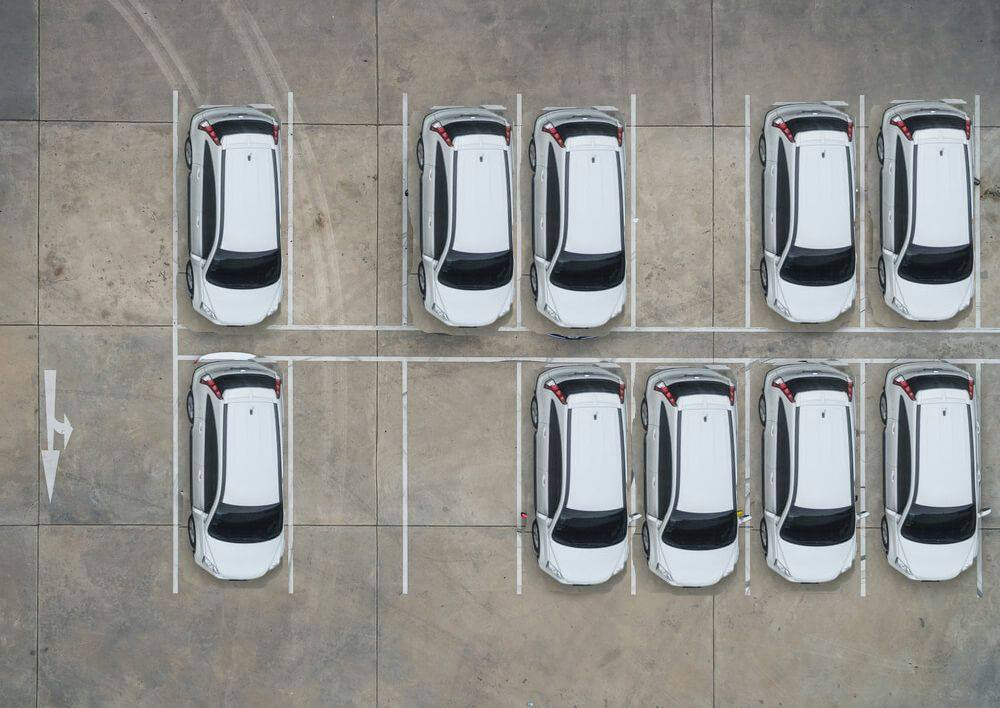
#> input picture resources/1.jpg, 1000 x 708 px
$ python -i imgtransform.py   (imports and definitions only)
#> lines starting #> are read from the running program, lines starting #| are printed output that depends on the picture; after the words box and inside, x2 and y2 are one past the last pixel; in counts of white or black regions, pixels touching at a corner belong together
import cv2
import numpy as np

def transform_img(path):
    # read image with opencv
#> called with path = 'resources/1.jpg'
    img = cv2.imread(path)
#> img is the input picture: shape (708, 1000, 3); mean B, G, R 141.3, 144.7, 145.2

    # get height and width
    height, width, _ = img.shape
#> height = 708; width = 1000

    # convert to grayscale
    gray_image = cv2.cvtColor(img, cv2.COLOR_BGR2GRAY)

    #cv2.imshow('color_image',img)

    # subtract asphalt color and take absolute value
    absimg = cv2.absdiff(gray_image, 145)
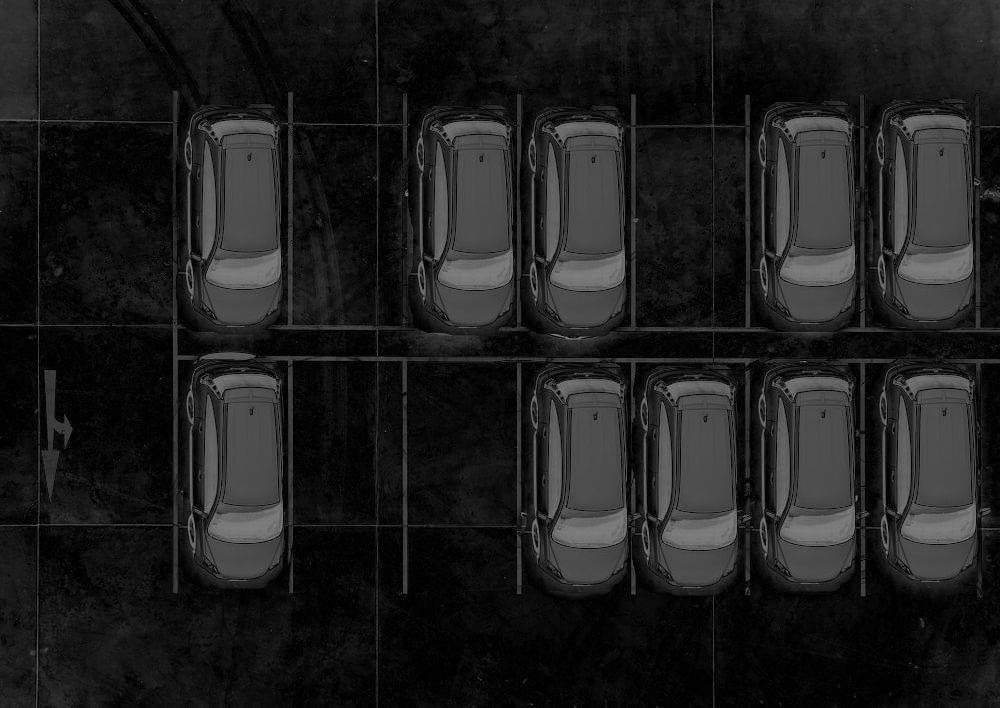
#> absimg: shape (708, 1000); min 0, max 144, mean 30.4
    #cv2.imshow('absimg',absimg)

    # Otsu binarization
    ret, bimg = cv2.threshold(absimg, 0, 255, cv2.THRESH_BINARY+cv2.THRESH_OTSU)
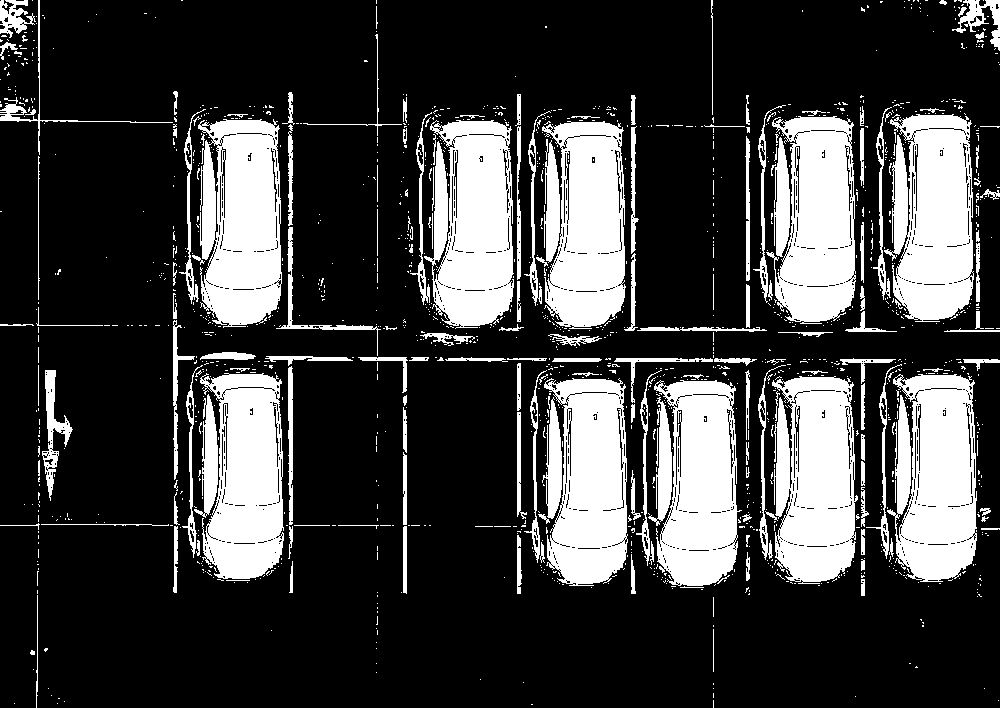
#> bimg: shape (708, 1000); 24.5% white; 1431 white regions (1256 under 20 px), largest, box (x1, y1, x2, y2) and area: (887, 374, 977, 582) 14267, (884, 114, 974, 322) 14240, (198, 119, 282, 328) 14240
#> ret = 46
    #cv2.imshow('bimg',bimg)
    print(ret)
#| 46.0

    # define kernel for convolution
    kernel = np.ones((5,5),np.uint8)

    # morphological operations to reduce noise
    opening = cv2.morphologyEx(bimg, cv2.MORPH_OPEN, kernel)
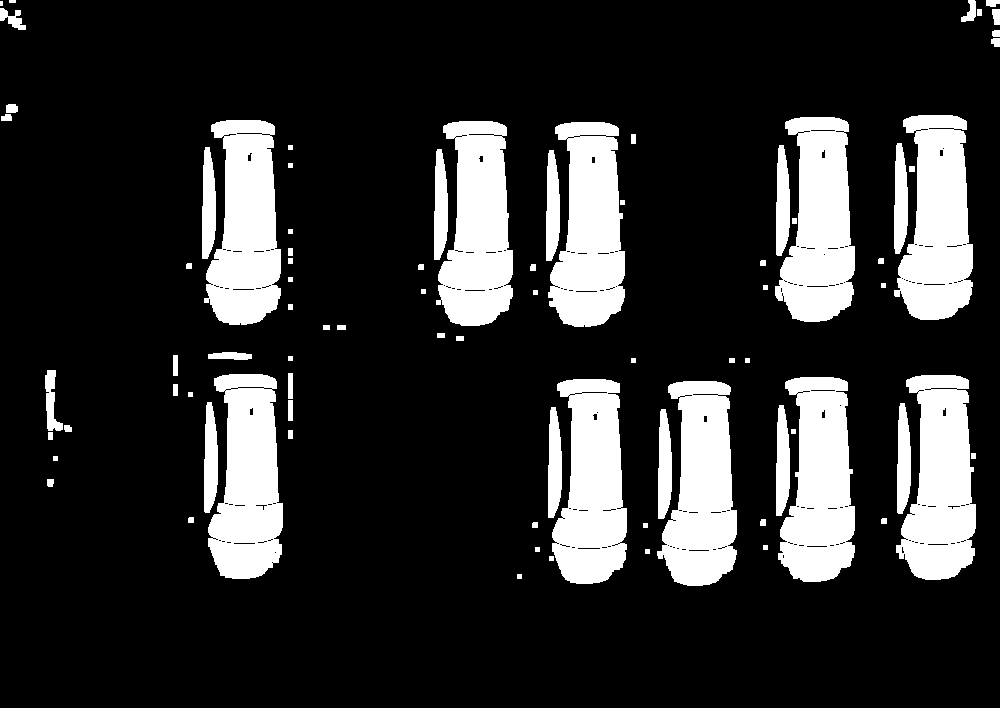
#> opening: shape (708, 1000); 18.4% white; 83 white regions (1 under 20 px), largest, box (x1, y1, x2, y2) and area: (778, 377, 855, 582) 11470, (775, 117, 855, 322) 11464, (548, 122, 625, 327) 11454
    closing = cv2.morphologyEx(opening, cv2.MORPH_CLOSE, kernel)
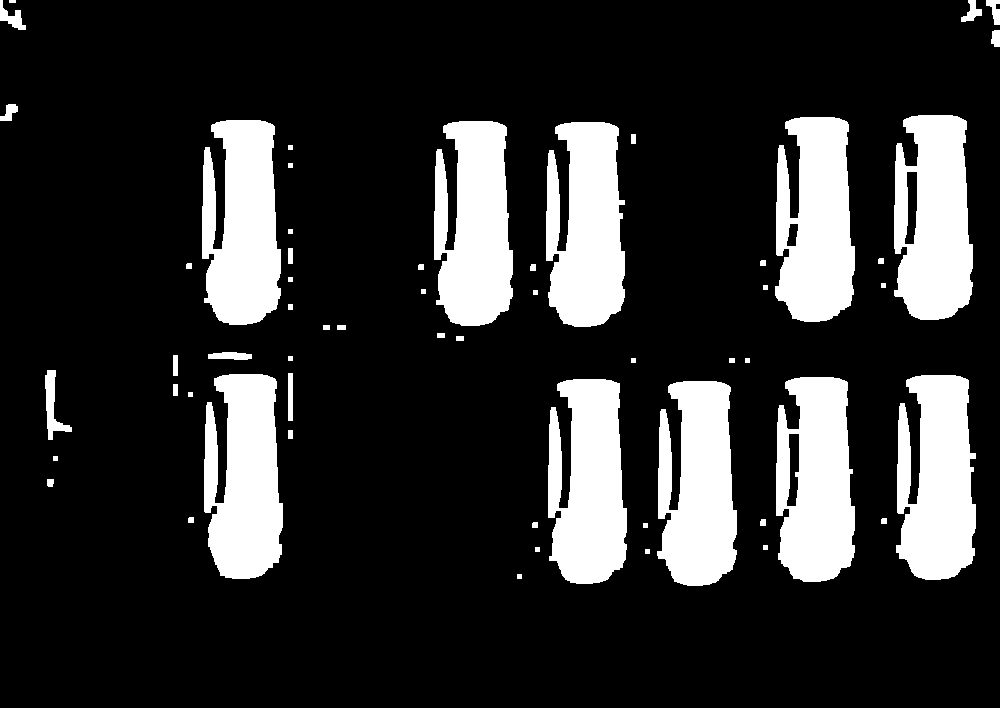
#> closing: shape (708, 1000); 18.8% white; 58 white regions, largest, box (x1, y1, x2, y2) and area: (776, 377, 855, 582) 13001, (775, 117, 855, 322) 12986, (894, 115, 973, 320) 12976
    #erosion = cv2.erode(closing,kernel,iterations = 3)
    dilation = cv2.dilate(closing,kernel,iterations = 5)
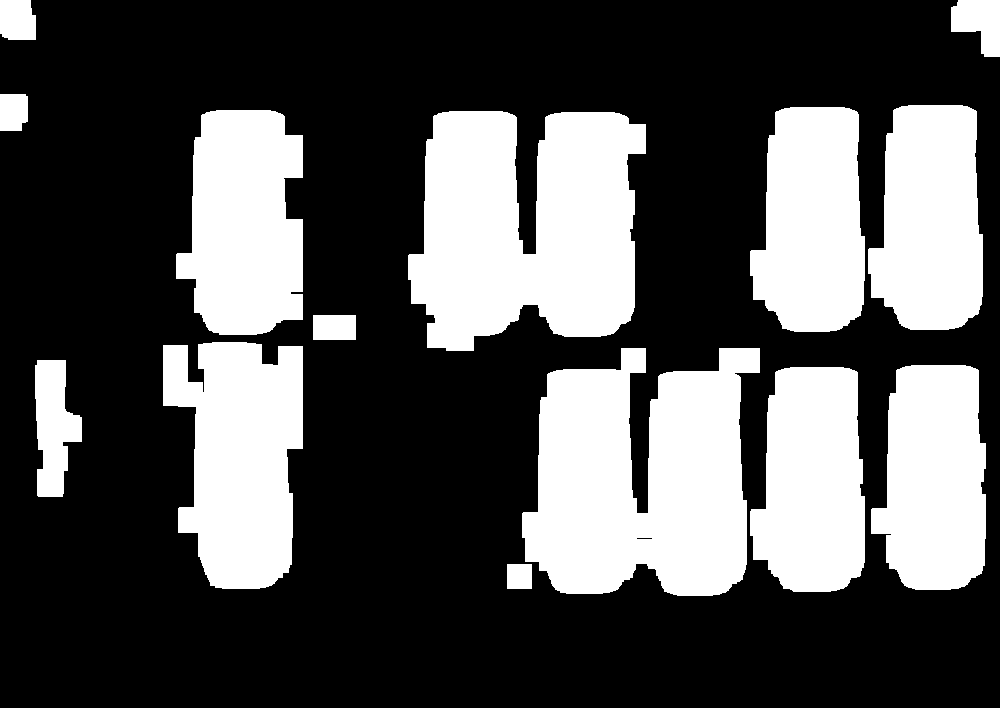
#> dilation: shape (708, 1000); 32.7% white; 14 white regions, largest, box (x1, y1, x2, y2) and area: (408, 111, 646, 351) 43853, (522, 348, 760, 596) 43727, (163, 342, 303, 589) 25800


    # [5 lines of commented-out code are left out]


    for i in range(170, 880, 115):
        for j in range(90, 380, 250):
            if(checkoccupancy(i, j, i + 115, j + 250, dilation)):
                cv2.rectangle(img, (i+5, j+5), (i+110, j+245), (0,0,255), 2)
            else:
                cv2.rectangle(img, (i+5, j+5), (i+110, j+245), (0,255,0), 2)
            j += 3
        i += 5
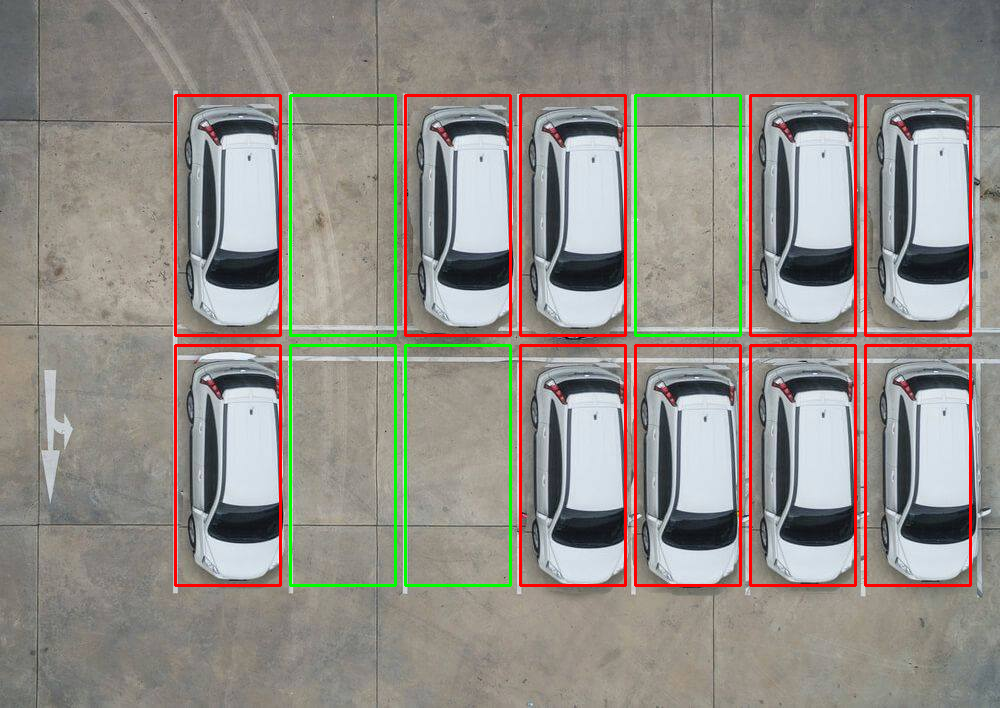
#> img: shape (708, 1000, 3); 4.09% of pixels changed, all inside (x1, y1, x2, y2) = (174, 94, 972, 587)
#> after the loop, j = 343


    cv2.imshow("result", img)


    k = cv2.waitKey(0) # 0==wait forever
#> (key Esc is pressed here)


# top left corner and bottom right corner
# takes in grayscale image
# if there is something there, return true
def checkoccupancy(x, y, row, col, img):
    white = 0
    total = 0

    for i in range(x, row, 1):
        for j in range(y, col, 1):
            if(img[j][i] == 255):
                white += 1
            total += 1


    print(white)
    print(total)
    print((white/total) > 0.2)
    print(white/total)


    return ((white/total) > 0.2)


# filepath = input("Enter filename: ")
#
# transform_img("resources/" + filepath)


'''
source = cv2.imread(filepath)


cv2.rectangle(result, (290, 90), (410, 325), (255), 2)
cv2.imwrite("1.png",result)


source = drawbox(290, 90, 410, 325, result, source)


cv2.imshow('result',result)
cv2.imshow('source',source)
k = cv2.waitKey(0) # 0==wait forever
'''

>>> result = transform_img('resources/1.jpg')
